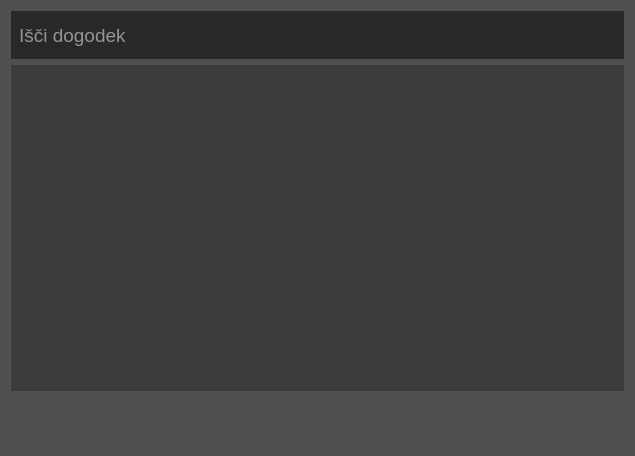
<?xml version="1.0" encoding="UTF-8"?>
<ui version="4.0">
 <class>OpenEventDialog</class>
 <widget class="QDialog" name="OpenEventDialog">
  <property name="geometry">
   <rect>
    <x>0</x>
    <y>0</y>
    <width>635</width>
    <height>456</height>
   </rect>
  </property>
  <property name="windowTitle">
   <string>Dogodki</string>
  </property>
  <property name="styleSheet">
   <string notr="true">border: none;
background-color: rgb(80,80,80);</string>
  </property>
  <layout class="QGridLayout" name="gridLayout">
   <item row="2" column="0" colspan="2">
    <widget class="QListWidget" name="event_list">
     <property name="font">
      <font>
       <family>MS Shell Dlg 2</family>
       <pointsize>12</pointsize>
      </font>
     </property>
     <property name="styleSheet">
      <string notr="true">background-color: rgb(60,60,60);
color: white;
padding-left: 6px;
padding-top: 6px;</string>
     </property>
     <property name="selectionMode">
      <enum>QAbstractItemView::ExtendedSelection</enum>
     </property>
    </widget>
   </item>
   <item row="1" column="0" colspan="2">
    <widget class="QLineEdit" name="filter_edit">
     <property name="minimumSize">
      <size>
       <width>0</width>
       <height>48</height>
      </size>
     </property>
     <property name="maximumSize">
      <size>
       <width>16777215</width>
       <height>48</height>
      </size>
     </property>
     <property name="font">
      <font>
       <pointsize>14</pointsize>
      </font>
     </property>
     <property name="styleSheet">
      <string notr="true">background-color: rgb(40,40,40);
color: white;
padding-left: 6px;</string>
     </property>
     <property name="placeholderText">
      <string>Išči dogodek</string>
     </property>
    </widget>
   </item>
   <item row="4" column="0">
    <widget class="QPushButton" name="open_button">
     <property name="minimumSize">
      <size>
       <width>0</width>
       <height>48</height>
      </size>
     </property>
     <property name="maximumSize">
      <size>
       <width>16777215</width>
       <height>48</height>
      </size>
     </property>
     <property name="text">
      <string/>
     </property>
     <property name="icon">
      <iconset resource="../../resources/resources.qrc">
       <normaloff>:/icons/icons/ok.png</normaloff>:/icons/icons/ok.png</iconset>
     </property>
     <property name="iconSize">
      <size>
       <width>32</width>
       <height>32</height>
      </size>
     </property>
    </widget>
   </item>
   <item row="4" column="1">
    <widget class="QPushButton" name="cancel_button">
     <property name="minimumSize">
      <size>
       <width>0</width>
       <height>48</height>
      </size>
     </property>
     <property name="maximumSize">
      <size>
       <width>16777215</width>
       <height>48</height>
      </size>
     </property>
     <property name="styleSheet">
      <string notr="true"/>
     </property>
     <property name="text">
      <string/>
     </property>
     <property name="icon">
      <iconset resource="../../resources/resources.qrc">
       <normaloff>:/icons/icons/cancel.png</normaloff>:/icons/icons/cancel.png</iconset>
     </property>
     <property name="iconSize">
      <size>
       <width>32</width>
       <height>32</height>
      </size>
     </property>
    </widget>
   </item>
  </layout>
 </widget>
 <resources>
  <include location="../../resources/resources.qrc"/>
 </resources>
 <connections/>
</ui>
